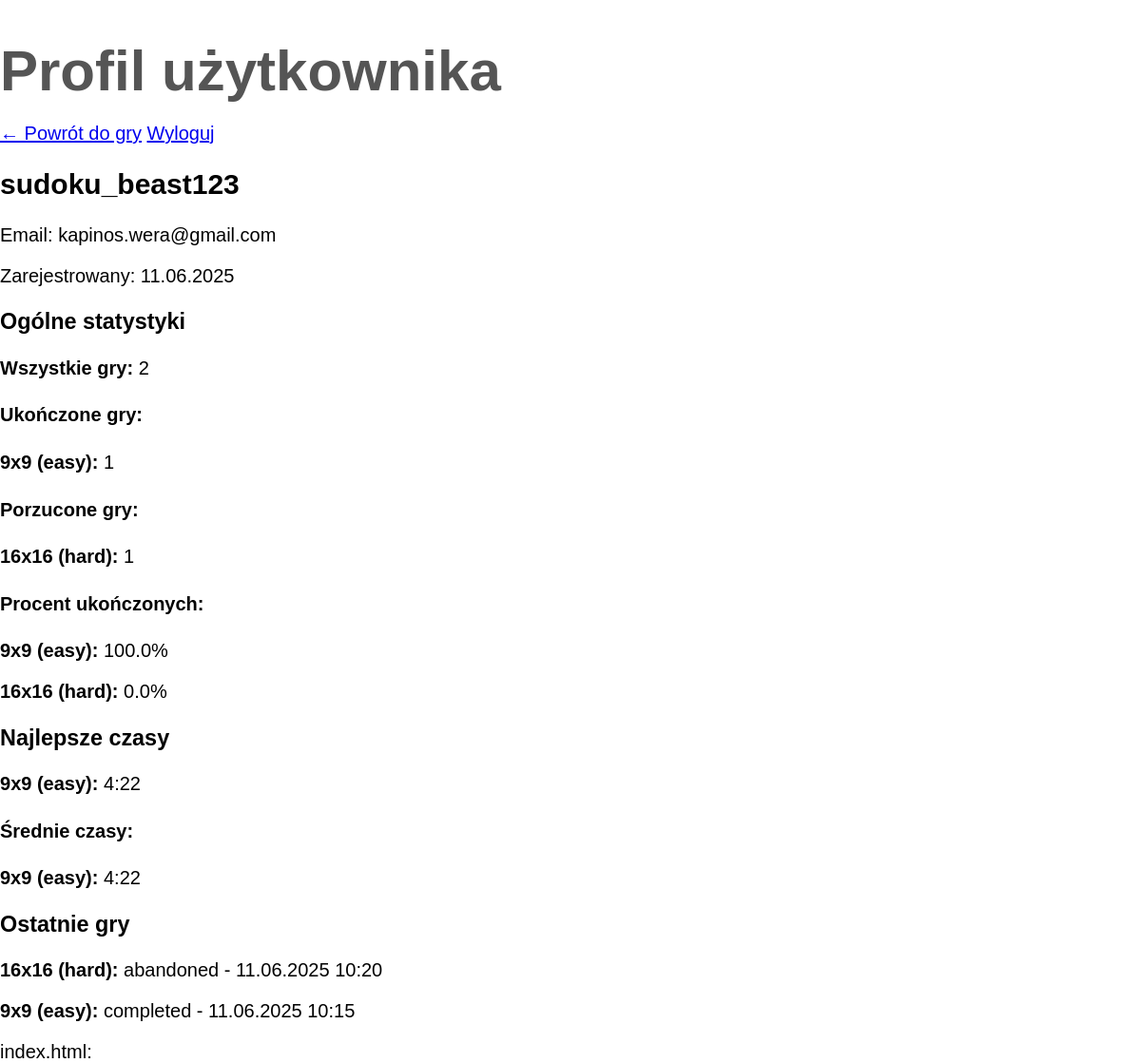
The page /profile (signed in) on the database as committed earlier.
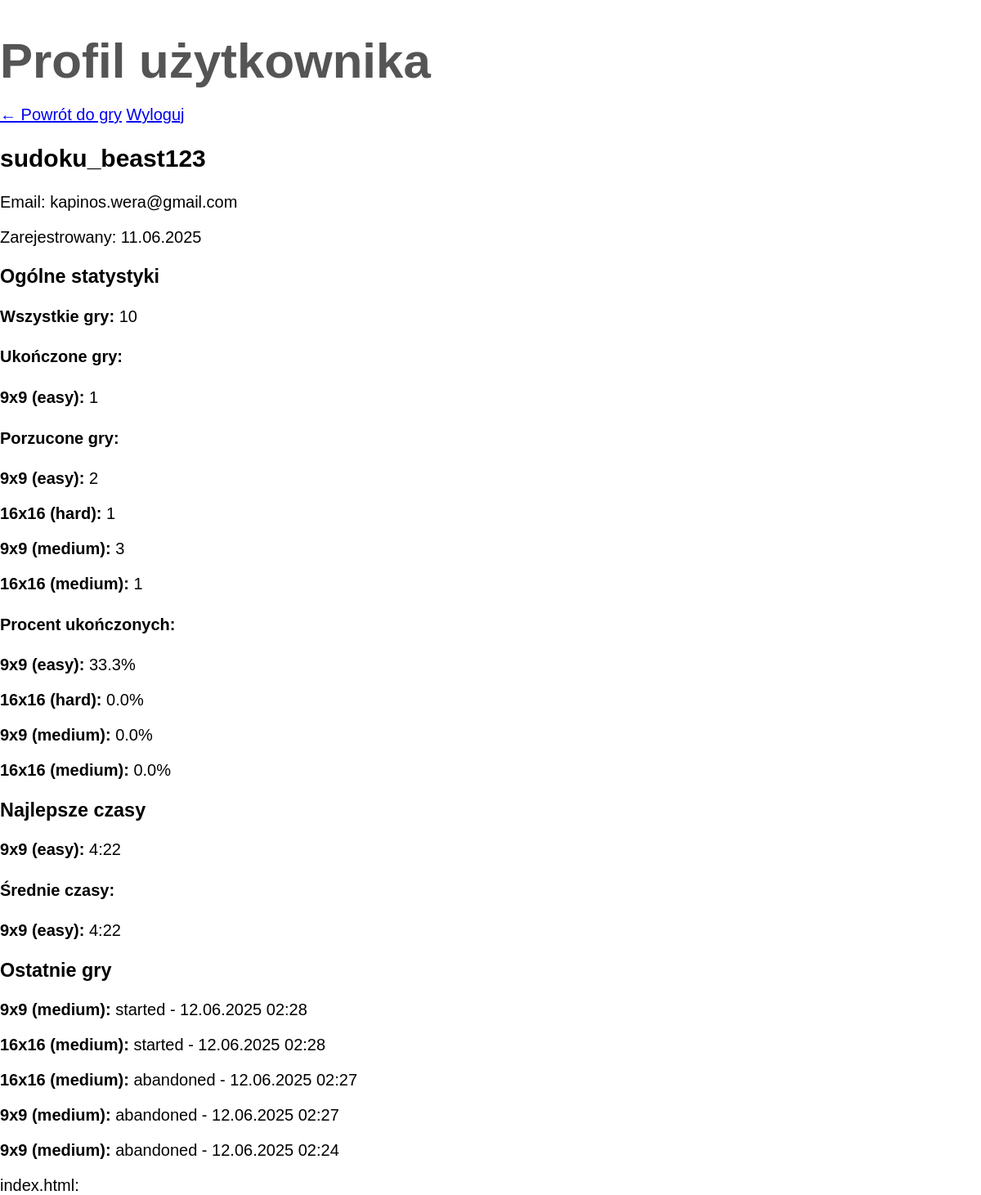
The same page on the database as committed later.
### app.py (models this page shows, shortened)
class User(db.Model):
    __tablename__ = 'users'
    id = db.Column(db.Integer, primary_key=True)
    username = db.Column(db.String(80), unique=True, nullable=False)
    email = db.Column(db.String(120), unique=True, nullable=False)
    password_hash = db.Column(db.String(128), nullable=False)
    created_at = db.Column(db.DateTime, default=datetime.utcnow)
    is_active = db.Column(db.Boolean, default=True)

class SudokuBestScore(db.Model):
    __tablename__ = 'sudoku_best_scores'
    id = db.Column(db.Integer, primary_key=True)
    user_id = db.Column(db.Integer, db.ForeignKey('users.id'), nullable=False)
    board_size = db.Column(db.Integer, nullable=False)
    difficulty = db.Column(db.String(20), nullable=False)
    best_time_seconds = db.Column(db.Integer, nullable=False)
    achieved_at = db.Column(db.DateTime, default=datetime.utcnow)
    game_id = db.Column(db.Integer, db.ForeignKey('sudoku_games.id'), nullable=True)
    user = db.relationship('User', backref=db.backref('best_scores', lazy=True))
    game = db.relationship('SudokuGame')
    __table_args__ = (db.UniqueConstraint('user_id', 'board_size', 'difficulty'),)

class SudokuGame(db.Model):
    __tablename__ = 'sudoku_games'
    id = db.Column(db.Integer, primary_key=True)
    user_id = db.Column(db.Integer, db.ForeignKey('users.id'), nullable=False)
    board_size = db.Column(db.Integer, nullable=False)
    difficulty = db.Column(db.String(20), nullable=False)
    status = db.Column(db.String(20), nullable=False, default='started')  # started, completed, abandoned, failed
    time_seconds = db.Column(db.Integer, nullable=True)  # NULL jeśli nie ukończono
    started_at = db.Column(db.DateTime, default=datetime.utcnow)
    finished_at = db.Column(db.DateTime, nullable=True)
    moves_count = db.Column(db.Integer, default=0)
    hints_used = db.Column(db.Integer, default=0)
    user = db.relationship('User', backref=db.backref('games', lazy=True))

### app.py (the view)
@app.route('/profile')
@login_required
def profile():
    user_id = session['user_id']
    user = User.query.get(user_id)
    total_games = SudokuGame.query.filter_by(user_id=user_id).count()
    game_stats = {}
    distinct_games = db.session.query(
        SudokuGame.board_size,
        SudokuGame.difficulty
    ).filter_by(user_id=user_id).distinct().all()
    for board_size, difficulty in distinct_games:
        category = f"{board_size}x{board_size} ({difficulty})"
        category_games = SudokuGame.query.filter_by(
            user_id=user_id,
            board_size=board_size,
            difficulty=difficulty
        )
        total_in_category = category_games.count()
        completed_in_category = category_games.filter_by(status='completed').count()
        abandoned_in_category = category_games.filter_by(status='abandoned').count()
        completed_games_with_time = category_games.filter(
            SudokuGame.status == 'completed',
            SudokuGame.time_seconds.isnot(None)
        ).all()
        avg_time_seconds = 0
        if completed_games_with_time:
            total_time = sum(game.time_seconds for game in completed_games_with_time)
            avg_time_seconds = total_time // len(completed_games_with_time)
        completion_rate = round(completed_in_category / total_in_category * 100, 1) if total_in_category > 0 else 0
        game_stats[category] = {
            'total': total_in_category,
            'completed': completed_in_category,
            'abandoned': abandoned_in_category,
            'completion_rate': completion_rate,
            'avg_time_minutes': avg_time_seconds // 60,
            'avg_time_seconds': avg_time_seconds % 60
        }
    best_scores = SudokuBestScore.query.filter_by(user_id=user_id).all()
    recent_games = SudokuGame.query.filter_by(user_id=user_id).order_by(SudokuGame.started_at.desc()).limit(5).all()
    return render_template('profile.html',
                         user=user,
                         total_games=total_games,
                         game_stats=game_stats,
                         best_scores=best_scores,
                         recent_games=recent_games)

### app.py (called while the page is built)
def login_required(f):
    from functools import wraps
    @wraps(f)
    def decorated_function(*args, **kwargs):
        if 'user_id' not in session:
            flash('Musisz być zalogowany żeby uzyskać dostęp do tej strony.', 'error')
            return redirect(url_for('login'))
        return f(*args, **kwargs)
    return decorated_function

### templates/profile.html (shortened to what this page needs)
<!DOCTYPE html>
<html lang="pl">
<head>
    <link rel="stylesheet" href="{{ url_for('static', filename='css/style.css') }}">
</head>
<body>
    <div class="container">
        <header>
            <h1>Profil użytkownika</h1>
            <nav>
                <a href="{{ url_for('index') }}">← Powrót do gry</a>
                <a href="{{ url_for('logout') }}">Wyloguj</a>
            </nav>
        </header>
        <div class="profile-info">
            <h2>{{ user.username }}</h2>
            <p>Email: {{ user.email }}</p>
            <p>Zarejestrowany: {{ user.created_at.strftime('%d.%m.%Y') }}</p>
        </div>
        <div class="stats-grid">
            <div class="stat-card">
                <h3>Ogólne statystyki</h3>
                <p><strong>Wszystkie gry:</strong> {{ total_games }}</p>
                <h4>Ukończone gry:</h4>
                {% if game_stats %}
                    {% for category, stats in game_stats.items() %}
                        {% if stats.completed > 0 %}
                            <p><strong>{{ category }}:</strong> {{ stats.completed }}</p>
                        {% endif %}
                    {% endfor %}
                {% else %}
                    <p>Brak ukończonych gier</p>
                {% endif %}
                <h4>Porzucone gry:</h4>
                {% if game_stats %}
                    {% for category, stats in game_stats.items() %}
                        {% if stats.abandoned > 0 %}
                            <p><strong>{{ category }}:</strong> {{ stats.abandoned }}</p>
                        {% endif %}
                    {% endfor %}
                {% else %}
                    <p>Brak porzuconych gier</p>
                {% endif %}
                <h4>Procent ukończonych:</h4>
                {% if game_stats %}
                    {% for category, stats in game_stats.items() %}
                        <p><strong>{{ category }}:</strong> {{ stats.completion_rate }}%</p>
                    {% endfor %}
                {% endif %}
            </div>
            <div class="stat-card">
                <h3>Najlepsze czasy</h3>
                {% if best_scores %}
                    {% for score in best_scores %}
                        <p><strong>{{ score.board_size }}x{{ score.board_size }} ({{ score.difficulty }}):</strong>
                           {{ score.best_time_seconds // 60 }}:{{ '%02d'|format(score.best_time_seconds % 60) }}</p>
                    {% endfor %}
                {% else %}
                    <p>Brak ukończonych gier</p>
                {% endif %}
                <h4>Średnie czasy:</h4>
                {% if game_stats %}
                    {% for category, stats in game_stats.items() %}
                        {% if stats.completed > 0 %}
                            <p><strong>{{ category }}:</strong> {{ stats.avg_time_minutes }}:{{ '%02d'|format(stats.avg_time_seconds % 60) }}</p>
                        {% endif %}
                    {% endfor %}
                {% endif %}
            </div>
        </div>
        {% if recent_games %}
        <div class="stat-card">
            <h3>Ostatnie gry</h3>
            {% for game in recent_games %}
                <p><strong>{{ game.board_size }}x{{ game.board_size }} ({{ game.difficulty }}):</strong>
                   {{ game.status }} - {{ game.started_at.strftime('%d.%m.%Y %H:%M') }}</p>
            {% endfor %}
        </div>
        {% endif %}
    </div>
</body>
</html>

### static/css/style.css (style rules this page uses)
html { font-size: 20px; }
body { font-family: "Dongle","Comic Sans MS", sans-serif; min-height: 100vh; background: transparent; margin: 0; }
h1 { color: #555; margin-bottom: 1rem; font-size: 3rem; }

Rows that differ between the two databases and show on the page:
no longer on this page (row unchanged): SudokuGame: board_size "16", difficulty "hard", status "abandoned", started_at "11.06.2025 10:20"
no longer on this page (row unchanged): SudokuGame: board_size "9", difficulty "easy", status "completed", started_at "11.06.2025 10:15"
added SudokuGame: board_size "9", difficulty "medium", status "started", started_at "12.06.2025 02:28"
added SudokuGame: board_size "16", difficulty "medium", status "started", started_at "12.06.2025 02:28"
added SudokuGame: board_size "16", difficulty "medium", status "abandoned", started_at "12.06.2025 02:27"
added SudokuGame: board_size "9", difficulty "medium", status "abandoned", started_at "12.06.2025 02:27"
added SudokuGame: board_size "9", difficulty "medium", status "abandoned", started_at "12.06.2025 02:24"
Other text that changed with them:
{{ total_games }}: "2" → "10"
new list line: "9x9 (easy) : 2"
new list line: "9x9 (medium) : 3"
new list line: "16x16 (medium) : 1"
new list line: "9x9 (easy) : 33.3 %"
new list line: "9x9 (medium) : 0.0 %"
new list line: "16x16 (medium) : 0.0 %"
list line gone: "9x9 (easy) : 100.0 %"
